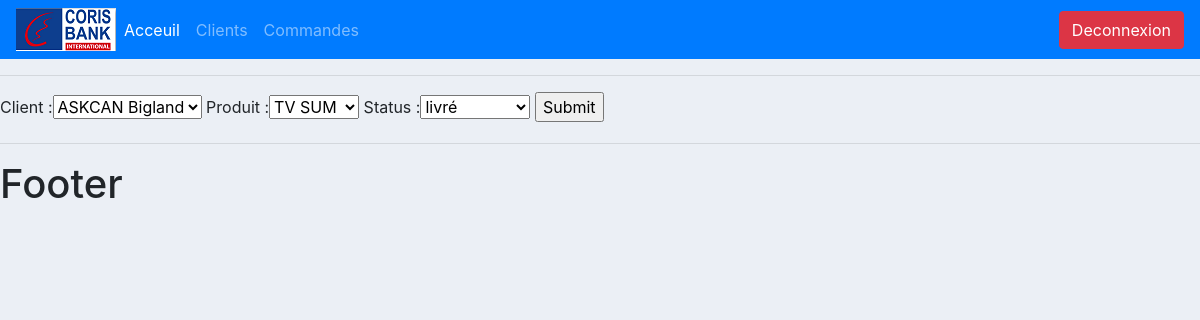
The app's page /commande/modifier_commande/2 with its own data.
### commande/models.py (models this page shows)
class Commande(models.Model):
    STATUS=(('en instance','en instance'),('non livré','non livré'),('livré','livré'))
    client=models.ForeignKey(Client,null=True,on_delete=models.SET_NULL)
    produit=models.ForeignKey(Produit,null=True,on_delete=models.SET_NULL)
    status=models.CharField(max_length=200, null=True, choices=STATUS)
    date_creation=models.DateTimeField(auto_now_add=True,null=True)

### commande/views.py (the view)
# urls.py: path('/modifier_commande/<str:pk>', views.modifier_commande,name='modifier_commande'),
def modifier_commande(request,pk):
    commande=Commande.objects.get(id=pk)
    form=CommandeForm(instance=commande)
    if request.method=='POST':
        form=CommandeForm(request.POST,instance=commande)
        if form.is_valid():
            form.save()
            return redirect('/')
    context={'form':form}
    return render(request, 'commande/ajouter_commande.html',context)

### commande/forms.py
class CommandeForm(ModelForm):
    class Meta:
        model=Commande
        fields='__all__'

### client/models.py (called while the page is built)
    def __str__(self):
        return self.nom

### produit/models.py (called while the page is built)
    def __str__(self):
        return self.nom

### templates/commande/ajouter_commande.html (shortened to what this page needs)
{% extends 'main.html' %}
{% block contenu %}
<form action="" method="post">
    {{form}}
    <input type="submit" name="Envoyer">
</form>
{% endblock %}

### static/css/main.css (style rules this page uses)
body { background-color: #ebeff5; }

### records on screen
Commande: client "ASKCAN Bigland", produit "TV SUM", status "livré"
